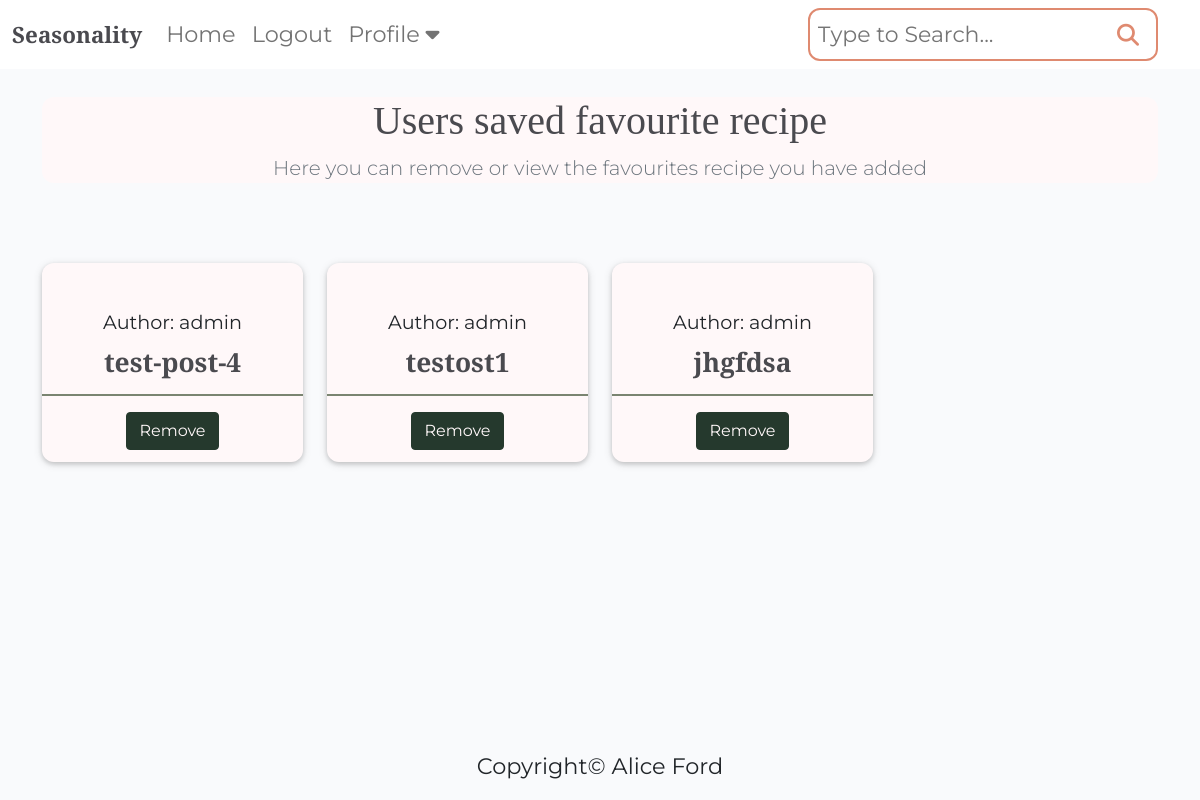
/profile/profiles/favourites/ (signed in), run on the app's committed database.
### recipebook/models.py (models this page shows, shortened)
class Recipe(models.Model):
    class NewManager(models.Manager):
        def get_queryset(self):
            return super().get_queryset() .filter()
    title = models.CharField(max_length=200, unique=True)
    slug = models.SlugField(max_length=200, unique=True)
    author = models.ForeignKey(
        User, on_delete=models.CASCADE, related_name="recipes"
    )
    diet = models.ForeignKey(
        Diet, on_delete=models.CASCADE, default=True, null=False)
    season = models.ForeignKey(
        Season, on_delete=models.CASCADE, default=True, null=False)
    featured_image = CloudinaryField('image', default='placeholder')
    updated_on = models.DateTimeField(auto_now=True)
    content = models.TextField()
    created_on = models.DateTimeField(auto_now_add=True)
    status = models.IntegerField(choices=STATUS, default=0)
    ingredients = models.TextField(default='placeholder')
    calories = models.IntegerField(default=0)
    fat = models.IntegerField(default=0)
    protein = models.IntegerField(default=0)
    carbs = models.IntegerField(default=0)
    servs = models.IntegerField(default=0)
    favourites = models.ManyToManyField(
        User, related_name='favourite', default=None, blank=True)
    objects = models.Manager()
    newmanager = NewManager()
    class Meta:
        ordering = ["-created_on"]

### profiles/views.py (the view)
# urls.py: path('profiles/favourites/', views.favourites, name='favourites'),
@login_required
def favourites(request):
    new = Recipe.newmanager.filter(favourites=request.user)
    return render(request, 'favourites.html', {'new': new})

### profiles/templates/favourites.html (shortened to what this page needs)
{% extends "base/base.html" %}
{% block content %}
<div class="container">
    <section class="jumbotron text-center">
        <div class="container">
            <h1>Users saved favourite recipe</h1>
            <p class="lead text-muted">Here you can remove or view the favourites recipe you have added</p>
        </div>
    </section>
</div>
<div class="container-fluid">
    <div class="container text-center my-3">
        <div class="row py-5">
            {% for recipe in new %}
            <div class="col-md-3 mt-3">
                <div class="card md-3">
                    <div class="card-body">
                        <div class="image-flash">
                            <p class="author">Author: {{ recipe.author }}</p>
                        </div>
                    </div>
                    <h3 class="card-title">{{ recipe.title }}</h3>
                    <hr class="card-hr" />
                    <a href="{% url 'favourite_add' recipe.id %}" class="btn btn-remove">Remove</a>
                </div>
            </div>
            {% endfor %}
        </div>
    </div>
</div>
{% endblock %}

### static/css/style.css (style rules this page uses)
body { background-color: #F9FAFC; overflow-x: hidden; font-family: 'Montserrat', sans-serif; }
.main-bg { background-image: url('https://res.cloudinary.com/dnyfx3g7s/image/upload/v1694383930/background_seasonality.svg'); background-attachment: fixed; background-repeat: no-repeat; background-size: cover; background-position: center; }
p, ul, li { font-family: 'Montserrat', sans-serif; font-size: 1.4rem; color: #212529; }
a { font-family: 'Montserrat', sans-serif; color: #212529; }
h1, h2, h3, h4, h5, h6 { font-family: 'Playfair Display', serif; color: #4A4A4F; }
.card { border: none; background-color: transparent; }
.card { display: block; padding-bottom: 12px; background-color: #fff8f9; border-radius: 12px; box-shadow: 0 2px 5px 0 rgba(0, 0, 0, 0.16), 0 2px 10px 0 rgba(0, 0, 0, 0.12); transition: box-shadow .25s; }
.author { margin: 5px 0 -6px 0; font-size: 1.2rem }
.card-hr { border: 1.5px solid #5a6950; opacity: .8; }
.card-title { margin-top: 0px; font-weight: 600; font-size: 1.65em; }
.container-fluid { max-width: 100%; }
.jumbotron { background: #fff8f9; border-radius: 12px; margin-top: 28px; }
.btn-remove { border-color: #25392D; background-color: #25392D; color: #fff8f9; }

### data on the page
Recipe: author "admin", title "test-post-4"
Recipe: author "admin", title "testost1"
Recipe: author "admin", title "jhgfdsa"
